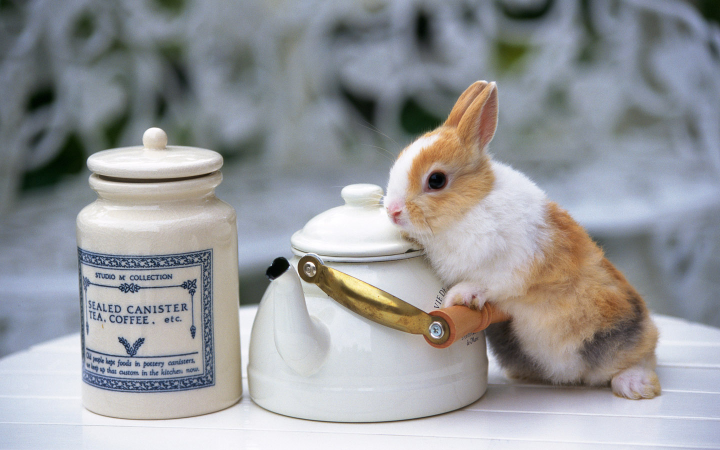
#> input picture 0005/img/1.jpg, 1440 x 900 px, found by its file name (shown at 1/2 size); its folder holds 4 pictures in this run
$ python 0005.py   (older library calls are emulated)
#> lines starting #> are read from the running program, lines starting #| are printed output that depends on the picture
# -*-coding:utf8 -*-
# author: yushan
# date: 2017-01-22
# summary: 更改图片尺寸大小
import os
import os.path
from PIL import Image


def change_image(imgpath, savepath, width, height):
#> called with imgpath = 'img\\1.jpg', savepath = 'after\\1.jpg', width = 500, height = 500
    img = Image.open(imgpath)
#> img is the input picture: PIL image 1440x900 RGB; mean R, G, B 151.7, 153, 155.8
    save_img = img.resize((width, height), Image.ANTIALIAS)
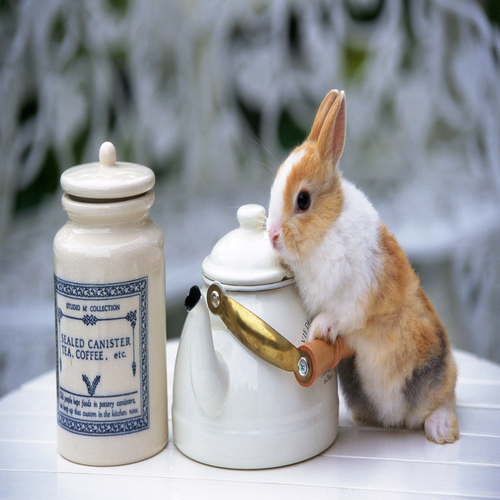
#> save_img: PIL image 500x500 RGB; mean R, G, B 151.7, 153, 155.8
    save_img.save(savepath)

root_dir = "img"
lst_file = os.listdir(root_dir)
for i in lst_file:
    img_path = "img\\" + i
    save_path = "after\\" + i
    width = 500
    height = 500
    change_image(img_path, save_path, width, height)
#> pass 2 of the loop `for i in lst_file:`:
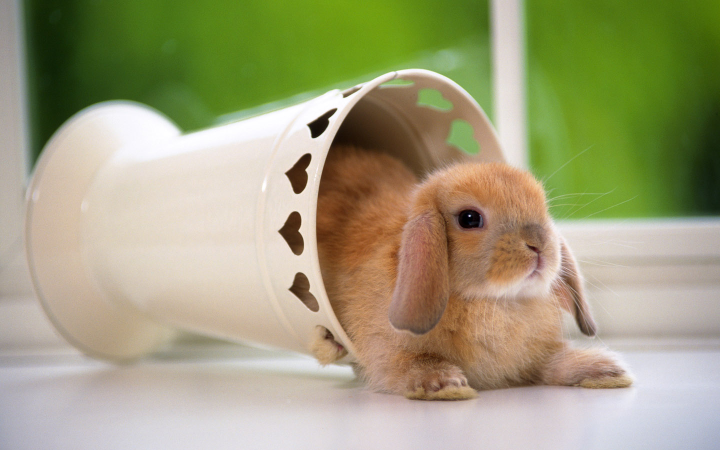
#> input picture 0005/img/10.jpg, 1440 x 900 px, found by its file name (shown at 1/2 size)
#> in change_image, img is the input picture: PIL image 1440x900 RGB; mean R, G, B 160.8, 159, 123.7
#> in change_image (call 2), `save_img = img.resize((width, height), Image.ANTIALIAS)`:
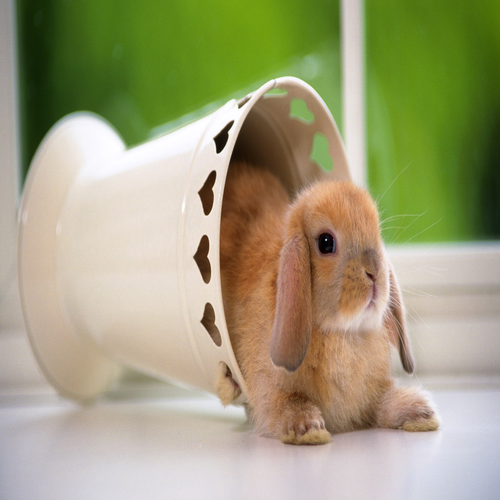
#> save_img: PIL image 500x500 RGB; mean R, G, B 160.8, 159, 123.7
#> pass 3 of the loop `for i in lst_file:`:
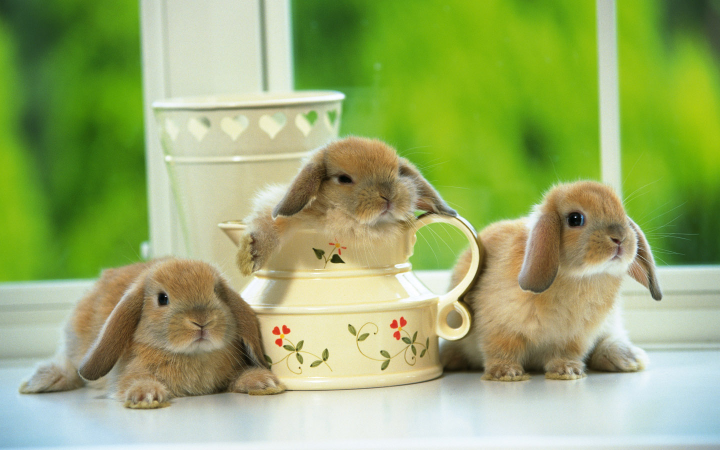
#> input picture 0005/img/2.jpg, 1440 x 900 px, found by its file name (shown at 1/2 size)
#> in change_image, img is the input picture: PIL image 1440x900 RGB; mean R, G, B 153.5, 173.2, 109.3
#> in change_image (call 3), `save_img = img.resize((width, height), Image.ANTIALIAS)`:
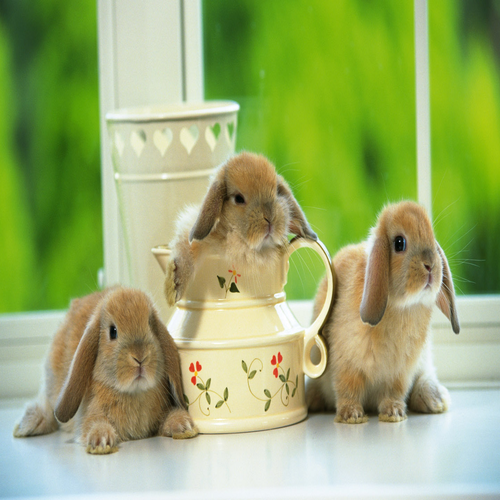
#> save_img: PIL image 500x500 RGB; mean R, G, B 153.5, 173.2, 109.3
#> the loop made 4 passes; the first 3 are shown
